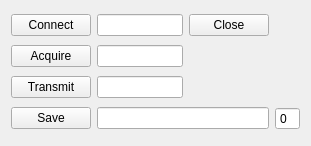
   <widget class="QWidget" name="gridLayoutWidget">
    <property name="geometry">
     <rect>
      <x>20</x>
      <y>70</y>
      <width>311</width>
      <height>146</height>
     </rect>
    </property>
    <layout class="QGridLayout" name="gridLayout_3">
     <item row="2" column="0">
      <widget class="QPushButton" name="transmitButton">
       <property name="styleSheet">
        <string notr="true"/>
       </property>
       <property name="locale">
        <locale language="English" country="UnitedKingdom"/>
       </property>
       <property name="text">
        <string>Transmit</string>
       </property>
       <property name="checkable">
        <bool>true</bool>
       </property>
       <property name="flat">
        <bool>false</bool>
       </property>
      </widget>
     </item>
     <item row="0" column="0">
      <widget class="QPushButton" name="connectButton">
       <property name="styleSheet">
        <string notr="true"/>
       </property>
       <property name="locale">
        <locale language="English" country="UnitedKingdom"/>
       </property>
       <property name="text">
        <string>Connect</string>
       </property>
      </widget>
     </item>
     <item row="1" column="2">
      <widget class="QLineEdit" name="statusEdit">
       <property name="autoFillBackground">
        <bool>false</bool>
       </property>
       <property name="styleSheet">
        <string notr="true"/>
       </property>
       <property name="locale">
        <locale language="English" country="UnitedKingdom"/>
       </property>
       <property name="text">
        <string/>
       </property>
       <property name="alignment">
        <set>Qt::AlignmentFlag::AlignCenter</set>
       </property>
      </widget>
     </item>
     <item row="3" column="2" colspan="2">
      <widget class="QLineEdit" name="resultfileEdit">
       <property name="sizePolicy">
        <sizepolicy hsizetype="Expanding" vsizetype="Fixed">
         <horstretch>0</horstretch>
         <verstretch>0</verstretch>
        </sizepolicy>
       </property>
       <property name="autoFillBackground">
        <bool>false</bool>
       </property>
       <property name="styleSheet">
        <string notr="true"/>
       </property>
       <property name="locale">
        <locale language="English" country="UnitedKingdom"/>
       </property>
       <property name="text">
        <string/>
       </property>
       <property name="alignment">
        <set>Qt::AlignmentFlag::AlignCenter</set>
       </property>
      </widget>
     </item>
     <item row="2" column="2">
      <widget class="QLineEdit" name="transmitStatusEdit">
       <property name="autoFillBackground">
        <bool>false</bool>
       </property>
       <property name="styleSheet">
        <string notr="true"/>
       </property>
       <property name="locale">
        <locale language="English" country="UnitedKingdom"/>
       </property>
       <property name="text">
        <string/>
       </property>
       <property name="alignment">
        <set>Qt::AlignmentFlag::AlignCenter</set>
       </property>
      </widget>
     </item>
     <item row="0" column="3">
      <widget class="QPushButton" name="closeButton">
       <property name="maximumSize">
        <size>
         <width>16777215</width>
         <height>16777215</height>
        </size>
       </property>
       <property name="styleSheet">
        <string notr="true"/>
       </property>
       <property name="locale">
        <locale language="English" country="UnitedKingdom"/>
       </property>
       <property name="text">
        <string>Close</string>
       </property>
      </widget>
     </item>
     <item row="3" column="0">
      <widget class="QPushButton" name="saveButton">
       <property name="maximumSize">
        <size>
         <width>16777215</width>
         <height>16777215</height>
        </size>
       </property>
       <property name="styleSheet">
        <string notr="true"/>
       </property>
       <property name="locale">
        <locale language="English" country="UnitedKingdom"/>
       </property>
       <property name="text">
        <string>Save</string>
       </property>
      </widget>
     </item>
     <item row="1" column="0">
      <widget class="QPushButton" name="acquireButton">
       <property name="maximumSize">
        <size>
         <width>16777215</width>
         <height>16777215</height>
        </size>
       </property>
       <property name="styleSheet">
        <string notr="true"/>
       </property>
       <property name="locale">
        <locale language="English" country="UnitedKingdom"/>
       </property>
       <property name="text">
        <string>Acquire</string>
       </property>
       <property name="checkable">
        <bool>true</bool>
       </property>
       <property name="checked">
        <bool>false</bool>
       </property>
       <property name="flat">
        <bool>false</bool>
       </property>
      </widget>
     </item>
     <item row="0" column="2">
      <widget class="QLineEdit" name="connectedEdit">
       <property name="autoFillBackground">
        <bool>false</bool>
       </property>
       <property name="styleSheet">
        <string notr="true"/>
       </property>
       <property name="locale">
        <locale language="English" country="UnitedKingdom"/>
       </property>
       <property name="text">
        <string/>
       </property>
       <property name="alignment">
        <set>Qt::AlignmentFlag::AlignCenter</set>
       </property>
      </widget>
     </item>
     <item row="3" column="4">
      <widget class="QSpinBox" name="filecounterSpinBox">
       <property name="buttonSymbols">
        <enum>QAbstractSpinBox::ButtonSymbols::NoButtons</enum>
       </property>
      </widget>
     </item>
    </layout>
   </widget>
